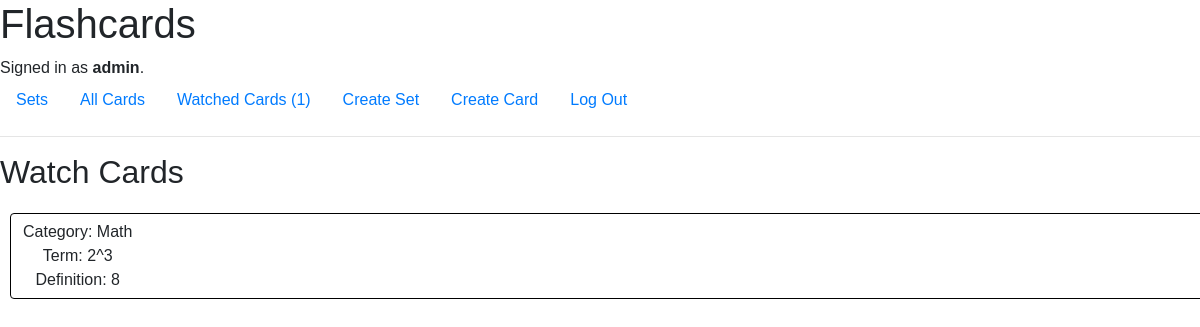
Page /watchcard (signed in) on the earlier database version.
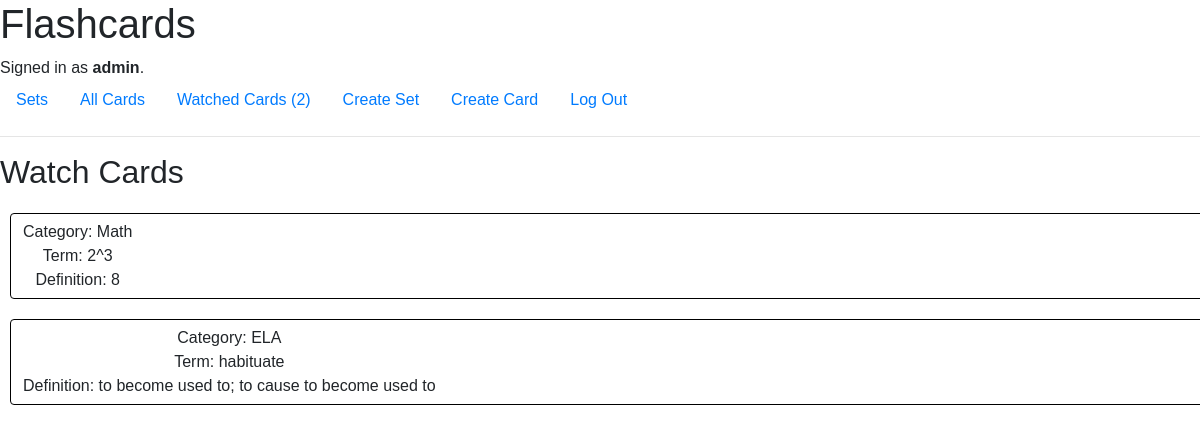
Same page on the later database version.
### flashcards/models.py (models this page shows)
class Card(models.Model):
    category = models.CharField(max_length=128)
    title = models.CharField(max_length=128)
    meaning = models.TextField(default="")
    createdate = models.DateTimeField(auto_now_add=True)

### flashcards/views.py (the view)
# urls.py: path("watchcard", views.watchcard, name="watchcard"),
@login_required(login_url='/login')
def watchcard(request):
    watchcardids = Watchcard.objects.filter(user=request.user.username).order_by("-createdate").values_list('cardid',flat=True)
    watched = 0
    if watchcardids:
        watched = len(watchcardids)
    cards = Card.objects.filter(id__in=watchcardids)
    is_maker= 'Maker' in request.user.groups.values_list('name', flat=True)
    return render(request, "flashcards/watchcard.html", {"cards": cards , "is_maker": is_maker, "watched":watched})

### flashcards/templates/flashcards/watchcard.html
{% extends "flashcards/layout.html" %}
{% block body %}
    <div>
    	<h2 class="card-title h2">Watch Cards</h2>
    	{% for card in cards %}
		<div>
			<a href="{% url 'viewcard' card.id %}" class="btn" style="width:100%; border-color:black; Margin:10px;">
			<div class="float-left">
			<div>Category: {{card.category}}</div>
		   	<div>Term: {{card.title}}</div>
		   	<div>Definition: {{card.meaning}}</div>
		   	</div>
		   	</a>
		</div>
        {% endfor %}
 </div>
{% endblock %}

### flashcards/templates/flashcards/layout.html (shortened to what this page needs)
{% load static %}
<!DOCTYPE html>
<html lang="en">
    <head>
        <link rel="stylesheet" href="https://stackpath.bootstrapcdn.com/bootstrap/4.4.1/css/bootstrap.min.css">
        <link href="{% static 'flashcards/styles.css' %}" rel="stylesheet">
    </head>
    <body>
        <h1>Flashcards</h1>
        <div>
            {% if user.is_authenticated %}
                Signed in as <strong>{{ user.username }}</strong>.
            {% else %}
            	<div class="alert alert-danger" role="alert">Not signed in.</div>
            {% endif %}
        </div>
        <ul class="nav">
			<li class="nav-item">
                <a class="nav-link" href="{% url 'category' '0' %}">Sets</a>
            </li>
            <li class="nav-item">
                <a class="nav-link" href="{% url 'index' %}">All Cards</a>
            </li>
            {% if user.is_authenticated %}
            	<li class="nav-item">
                    <a class="nav-link" href="{% url 'watchcard' %}">Watched Cards
                    {% if watched%}
                    ({{watched}})
                    {% endif%}
                    </a>
                </li>
                {% if is_maker %}
                <li class="nav-item">
                    <a class="nav-link" href="{% url 'newcategory' %}">Create Set</a>
                </li>
                <li class="nav-item">
                    <a class="nav-link" href="{% url 'newcard' %}">Create Card</a>
                </li>
                {% endif %}
                <li class="nav-item">
                    <a class="nav-link" href="{% url 'logout' %}">Log Out</a>
                </li>
            {% endif %}
        </ul>
        <hr>
        {% block body %}
        {% endblock %}
    </body>
</html>

Differences in the rows shown:
added Card: category "ELA", title "habituate", meaning "to become used to; to cause to become used to"
Other differences:
{{ watched }}: "1" → "2"
